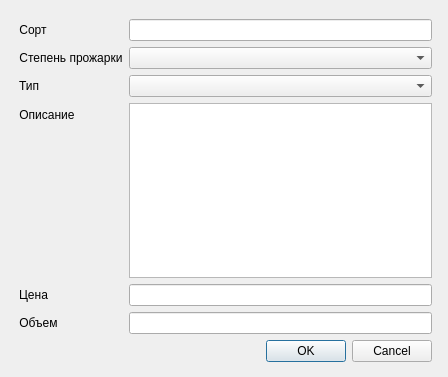
<?xml version="1.0" encoding="UTF-8"?>
<ui version="4.0">
 <class>Form</class>
 <widget class="QWidget" name="Form">
  <property name="geometry">
   <rect>
    <x>0</x>
    <y>0</y>
    <width>448</width>
    <height>377</height>
   </rect>
  </property>
  <property name="windowTitle">
   <string>Form</string>
  </property>
  <widget class="QWidget" name="formLayoutWidget">
   <property name="geometry">
    <rect>
     <x>10</x>
     <y>10</y>
     <width>431</width>
     <height>361</height>
    </rect>
   </property>
   <layout class="QFormLayout" name="formLayout">
    <property name="horizontalSpacing">
     <number>6</number>
    </property>
    <property name="leftMargin">
     <number>9</number>
    </property>
    <property name="topMargin">
     <number>9</number>
    </property>
    <property name="rightMargin">
     <number>9</number>
    </property>
    <property name="bottomMargin">
     <number>9</number>
    </property>
    <item row="0" column="0">
     <widget class="QLabel" name="label">
      <property name="text">
       <string>Сорт</string>
      </property>
      <property name="scaledContents">
       <bool>false</bool>
      </property>
      <property name="alignment">
       <set>Qt::AlignCenter</set>
      </property>
     </widget>
    </item>
    <item row="0" column="1">
     <widget class="QLineEdit" name="sort"/>
    </item>
    <item row="1" column="0">
     <widget class="QLabel" name="label_2">
      <property name="text">
       <string>Степень прожарки</string>
      </property>
      <property name="scaledContents">
       <bool>false</bool>
      </property>
      <property name="alignment">
       <set>Qt::AlignCenter</set>
      </property>
     </widget>
    </item>
    <item row="1" column="1">
     <widget class="QComboBox" name="cb_degree"/>
    </item>
    <item row="2" column="0">
     <widget class="QLabel" name="label_3">
      <property name="text">
       <string>Тип</string>
      </property>
      <property name="scaledContents">
       <bool>false</bool>
      </property>
      <property name="alignment">
       <set>Qt::AlignCenter</set>
      </property>
     </widget>
    </item>
    <item row="2" column="1">
     <widget class="QComboBox" name="cb_type"/>
    </item>
    <item row="3" column="0">
     <widget class="QLabel" name="label_4">
      <property name="text">
       <string>Описание</string>
      </property>
      <property name="scaledContents">
       <bool>false</bool>
      </property>
      <property name="alignment">
       <set>Qt::AlignCenter</set>
      </property>
     </widget>
    </item>
    <item row="3" column="1">
     <widget class="QTextEdit" name="description"/>
    </item>
    <item row="4" column="0">
     <widget class="QLabel" name="label_5">
      <property name="text">
       <string>Цена</string>
      </property>
      <property name="scaledContents">
       <bool>false</bool>
      </property>
      <property name="alignment">
       <set>Qt::AlignCenter</set>
      </property>
     </widget>
    </item>
    <item row="4" column="1">
     <widget class="QLineEdit" name="price"/>
    </item>
    <item row="5" column="0">
     <widget class="QLabel" name="label_6">
      <property name="text">
       <string>Объем</string>
      </property>
      <property name="scaledContents">
       <bool>false</bool>
      </property>
      <property name="alignment">
       <set>Qt::AlignCenter</set>
      </property>
     </widget>
    </item>
    <item row="5" column="1">
     <widget class="QLineEdit" name="volume"/>
    </item>
    <item row="6" column="1">
     <widget class="QDialogButtonBox" name="bb">
      <property name="standardButtons">
       <set>QDialogButtonBox::Cancel|QDialogButtonBox::Ok</set>
      </property>
     </widget>
    </item>
   </layout>
  </widget>
 </widget>
 <resources/>
 <connections/>
</ui>
